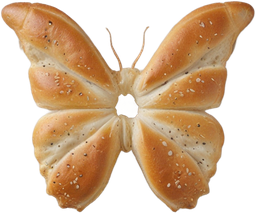
#> input picture stickers/IMG_1741.PNG, 256 x 213 px
$ python line_art_to_transparent.py ../stickers/IMG_1741.PNG out.png
#> lines starting #> are read from the running program, lines starting #| are printed output that depends on the picture
from __future__ import annotations

import argparse
from pathlib import Path

from PIL import Image


def convert(input_path: Path, output_path: Path) -> None:
    with Image.open(input_path) as source:
#> source is the input picture: PIL image 256x213 RGBA; mean R, G, B, A 115.7, 85, 54.3, 147.6
        rgb = source.convert("RGB")
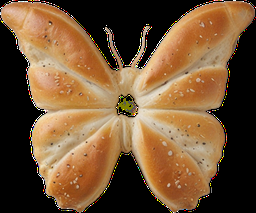
#> rgb: PIL image 256x213 RGB; mean R, G, B 115.7, 85, 54.3
    pixels = []
    for red, green, blue in rgb.getdata():
        luminance = round(0.2126 * red + 0.7152 * green + 0.0722 * blue)
        alpha = max(0, min(255, round((242 - luminance) * 2.8)))
        pixels.append((20, 20, 20, alpha))
#> this loop made 54528 passes
#> (red, green, blue, luminance, alpha) on passes 1 to 3: (0, 0, 0, 0, 255), (0, 0, 0, 0, 255), (0, 0, 0, 0, 255)
#> after the loop, pixels = 54528 items
    result = Image.new("RGBA", rgb.size)
#> result: PIL image 256x213 RGBA; every value is 0
    result.putdata(pixels)
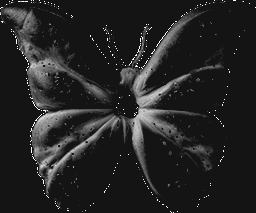
#> result: PIL image 256x213 RGBA; mean R, G, B, A 20, 20, 20, 236.8; transparent parts drawn white
    bbox = result.getchannel("A").getbbox()
#> bbox = (0, 0, 256, 213)
    if bbox:
        result = result.crop(bbox)
    output_path.parent.mkdir(parents=True, exist_ok=True)
    result.save(output_path)


def main() -> None:
    parser = argparse.ArgumentParser()
    parser.add_argument("input", type=Path)
    parser.add_argument("output", type=Path)
    args = parser.parse_args()
    convert(args.input.expanduser(), args.output.expanduser())


if __name__ == "__main__":
    main()

$ run again, on stickers/IMG_1743.PNG
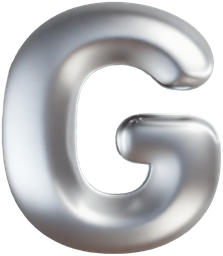
#> input picture stickers/IMG_1743.PNG, 223 x 256 px
#> in convert, source is the input picture: PIL image 223x256 RGBA; mean R, G, B, A 114.4, 115.1, 117.1, 167
#> in convert, `rgb = source.convert("RGB")`:
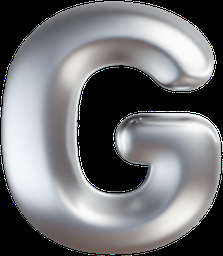
#> rgb: PIL image 223x256 RGB; mean R, G, B 114.4, 115.1, 117.1
#> after the loop in convert, `for red, green, blue in rgb.getdata():`: pixels = 57088 items
#> in convert, `result.putdata(pixels)`:
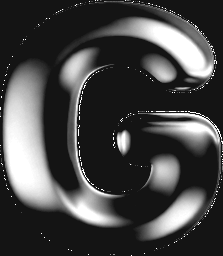
#> result: PIL image 223x256 RGBA; mean R, G, B, A 20, 20, 20, 200.6; transparent parts drawn white
#> bbox = (0, 0, 223, 256)

$ run again, on stickers/IMG_1747.PNG
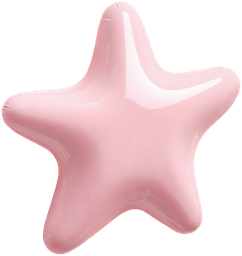
#> input picture stickers/IMG_1747.PNG, 242 x 256 px
#> in convert, source is the input picture: PIL image 242x256 RGBA; mean R, G, B, A 118.4, 94.3, 97.1, 125.3
#> in convert, `rgb = source.convert("RGB")`:
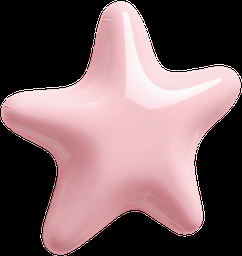
#> rgb: PIL image 242x256 RGB; mean R, G, B 118.4, 94.3, 97.1
#> after the loop in convert, `for red, green, blue in rgb.getdata():`: pixels = 61952 items
#> in convert, `result.putdata(pixels)`:
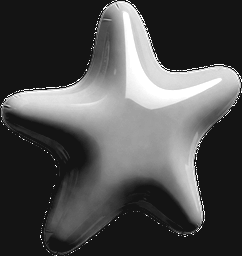
#> result: PIL image 242x256 RGBA; mean R, G, B, A 20, 20, 20, 192.1; transparent parts drawn white
#> bbox = (0, 0, 242, 256)

$ run again, on stickers/IMG_1748.PNG
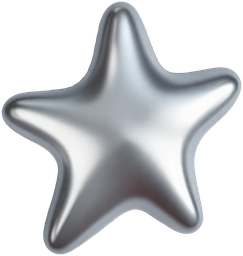
#> input picture stickers/IMG_1748.PNG, 243 x 256 px
#> in convert, source is the input picture: PIL image 243x256 RGBA; mean R, G, B, A 80.5, 82.5, 85.2, 125.6
#> in convert, `rgb = source.convert("RGB")`:
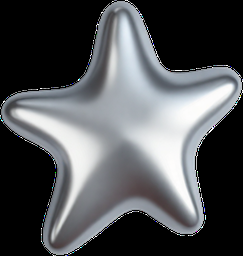
#> rgb: PIL image 243x256 RGB; mean R, G, B 80.5, 82.5, 85.2
#> after the loop in convert, `for red, green, blue in rgb.getdata():`: pixels = 62208 items
#> in convert, `result.putdata(pixels)`:
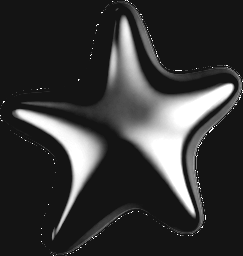
#> result: PIL image 243x256 RGBA; mean R, G, B, A 20, 20, 20, 218.1; transparent parts drawn white
#> bbox = (0, 0, 243, 256)
